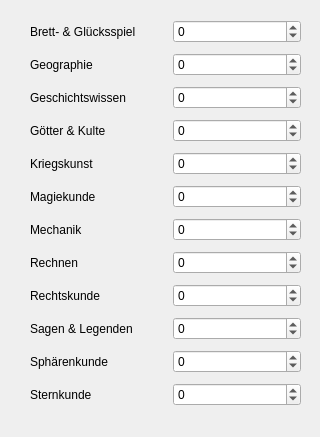
        <widget class="QWidget" name="tab_4">
         <attribute name="title">
          <string>Wissenstalente</string>
         </attribute>
         <widget class="QWidget" name="gridLayoutWidget_4">
          <property name="geometry">
           <rect>
            <x>20</x>
            <y>10</y>
            <width>291</width>
            <height>418</height>
           </rect>
          </property>
          <layout class="QGridLayout" name="gridLayout_4">
           <property name="leftMargin">
            <number>10</number>
           </property>
           <property name="topMargin">
            <number>10</number>
           </property>
           <property name="rightMargin">
            <number>10</number>
           </property>
           <property name="bottomMargin">
            <number>10</number>
           </property>
           <property name="spacing">
            <number>10</number>
           </property>
           <item row="10" column="0">
            <widget class="QLabel" name="label_47">
             <property name="text">
              <string>Sphärenkunde</string>
             </property>
            </widget>
           </item>
           <item row="6" column="1">
            <widget class="QSpinBox" name="f36">
             <property name="minimum">
              <number>-50</number>
             </property>
             <property name="maximum">
              <number>50</number>
             </property>
            </widget>
           </item>
           <item row="7" column="0">
            <widget class="QLabel" name="label_45">
             <property name="text">
              <string>Rechnen</string>
             </property>
            </widget>
           </item>
           <item row="11" column="1">
            <widget class="QSpinBox" name="f41">
             <property name="minimum">
              <number>-50</number>
             </property>
             <property name="maximum">
              <number>50</number>
             </property>
            </widget>
           </item>
           <item row="9" column="1">
            <widget class="QSpinBox" name="f39">
             <property name="minimum">
              <number>-50</number>
             </property>
             <property name="maximum">
              <number>50</number>
             </property>
            </widget>
           </item>
           <item row="1" column="0">
            <widget class="QLabel" name="label_46">
             <property name="text">
              <string>Geographie                     </string>
             </property>
            </widget>
           </item>
           <item row="4" column="0">
            <widget class="QLabel" name="label_40">
             <property name="text">
              <string>Kriegskunst</string>
             </property>
            </widget>
           </item>
           <item row="10" column="1">
            <widget class="QSpinBox" name="f40">
             <property name="minimum">
              <number>-50</number>
             </property>
             <property name="maximum">
              <number>50</number>
             </property>
            </widget>
           </item>
           <item row="4" column="1">
            <widget class="QSpinBox" name="f34">
             <property name="minimum">
              <number>-50</number>
             </property>
             <property name="maximum">
              <number>50</number>
             </property>
            </widget>
           </item>
           <item row="2" column="0">
            <widget class="QLabel" name="label_41">
             <property name="text">
              <string>Geschichtswissen           </string>
             </property>
            </widget>
           </item>
           <item row="8" column="1">
            <widget class="QSpinBox" name="f38">
             <property name="minimum">
              <number>-50</number>
             </property>
             <property name="maximum">
              <number>50</number>
             </property>
            </widget>
           </item>
           <item row="0" column="1">
            <widget class="QSpinBox" name="f30">
             <property name="minimum">
              <number>-50</number>
             </property>
             <property name="maximum">
              <number>50</number>
             </property>
            </widget>
           </item>
           <item row="2" column="1">
            <widget class="QSpinBox" name="f32">
             <property name="minimum">
              <number>-50</number>
             </property>
             <property name="maximum">
              <number>50</number>
             </property>
            </widget>
           </item>
           <item row="9" column="0">
            <widget class="QLabel" name="label_44">
             <property name="text">
              <string>Sagen &amp; Legenden</string>
             </property>
            </widget>
           </item>
           <item row="7" column="1">
            <widget class="QSpinBox" name="f37">
             <property name="minimum">
              <number>-50</number>
             </property>
             <property name="maximum">
              <number>50</number>
             </property>
            </widget>
           </item>
           <item row="1" column="1">
            <widget class="QSpinBox" name="f31">
             <property name="minimum">
              <number>-50</number>
             </property>
             <property name="maximum">
              <number>50</number>
             </property>
            </widget>
           </item>
           <item row="3" column="0">
            <widget class="QLabel" name="label_42">
             <property name="text">
              <string>Götter &amp; Kulte</string>
             </property>
            </widget>
           </item>
           <item row="6" column="0">
            <widget class="QLabel" name="label_27">
             <property name="text">
              <string>Mechanik</string>
             </property>
            </widget>
           </item>
           <item row="0" column="0">
            <widget class="QLabel" name="label_38">
             <property name="text">
              <string>Brett- &amp; Glücksspiel        </string>
             </property>
            </widget>
           </item>
           <item row="11" column="0">
            <widget class="QLabel" name="label_18">
             <property name="text">
              <string>Sternkunde</string>
             </property>
            </widget>
           </item>
           <item row="5" column="0">
            <widget class="QLabel" name="label_36">
             <property name="text">
              <string>Magiekunde</string>
             </property>
            </widget>
           </item>
           <item row="5" column="1">
            <widget class="QSpinBox" name="f35">
             <property name="minimum">
              <number>-50</number>
             </property>
             <property name="maximum">
              <number>50</number>
             </property>
            </widget>
           </item>
           <item row="3" column="1">
            <widget class="QSpinBox" name="f33">
             <property name="minimum">
              <number>-50</number>
             </property>
             <property name="maximum">
              <number>50</number>
             </property>
            </widget>
           </item>
           <item row="8" column="0">
            <widget class="QLabel" name="label_37">
             <property name="text">
              <string>Rechtskunde</string>
             </property>
            </widget>
           </item>
          </layout>
         </widget>
        </widget>
